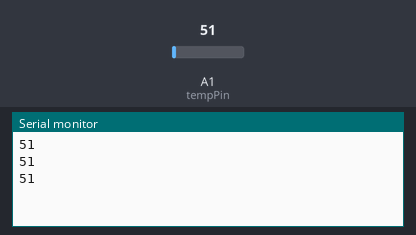
A sketch run on a simulated Arduino Uno, built with avr-gcc and run on an emulated ATmega328P. On the bench: the last lines printed to the serial monitor. The inputs (shaded band) are chosen by the test bench; at power-on: A1 (tempPin) = 51.

Above: at 1.3 s.
1.4 s: A1 (tempPin) set to 61
At 1.9 s:
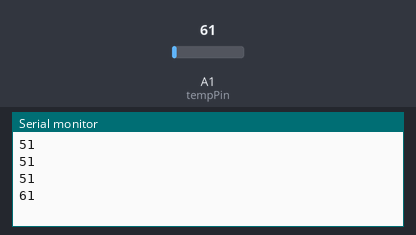
2.9 s: A1 (tempPin) set to 71
At 3.4 s:
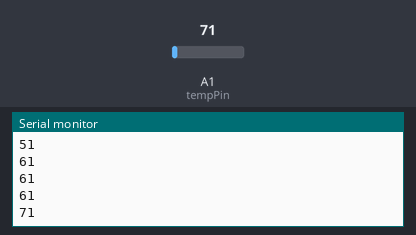
Timing chart, 0 to 5.9 s (numbered marks = the images above; inputs shaded):
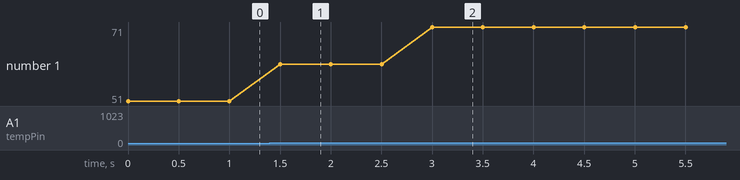

The sketch:

human_monitor_SPO2.ino
```cpp
int tempPin = A1;
float temperature;

void setup() {
Serial.begin(9600);
}

void loop() {

int tempValue = analogRead(tempPin);
float voltageOut = (tempValue * 0.488281100);

temperature = voltageOut*0.5;
Serial.println(tempValue);
delay(500);
}
```

Measured:
- after the input at 1.4 s, the serial monitor: prints a new line after 0.10 s (image 1)
- after the input at 2.9 s, the serial monitor: prints a new line after 0.10 s (image 2)
- plotted number 1: 51 → 61 after the input at 1.4 s, 61 → 71 after the input at 2.9 s
